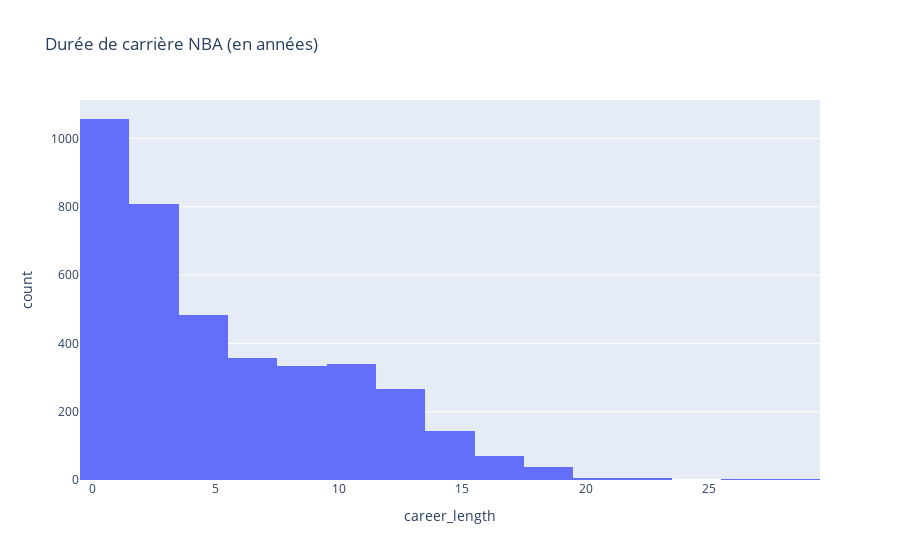

Notebook code for this chart:
### Markdown cell above
## ⏳ Durée moyenne de carrière NBA

### Code cell
career_span = df.groupby('Player')['Year'].agg(['min', 'max'])
career_span['career_length'] = career_span['max'] - career_span['min'] + 1
career_span = career_span[career_span['career_length'] < 30]  # filtre sur valeurs extrêmes
print("Durée de carrière moyenne :", career_span['career_length'].mean())
import plotly.express as px
px.histogram(career_span, x='career_length', nbins=20, title="Durée de carrière NBA (en années)")

### Figure 1 — Plotly figure (JSON) as saved in the notebook; plotly's stock layout.template omitted (floating-point values rounded to 4 significant figures; data arrays with more than 128 entries replaced by an {"elided": "..."} marker saying what was removed)
{"data": [{"alignmentgroup": "True", "bingroup": "x", "hovertemplate": "career_length=%{x}<br>count=%{y}<extra></extra>", "legendgroup": "", "marker": {"color": "#636efa", "pattern": {"shape": ""}}, "name": "", "nbinsx": 20, "offsetgroup": "", "orientation": "v", "showlegend": false, "type": "histogram", "x": {"elided": "3909 int values"}, "xaxis": "x", "yaxis": "y"}], "layout": {"barmode": "relative", "legend": {"tracegroupgap": 0}, "title": {"text": "Durée de carrière NBA (en années)"}, "xaxis": {"anchor": "y", "domain": [0, 1], "title": {"text": "career_length"}}, "yaxis": {"anchor": "x", "domain": [0, 1], "title": {"text": "count"}}}}
